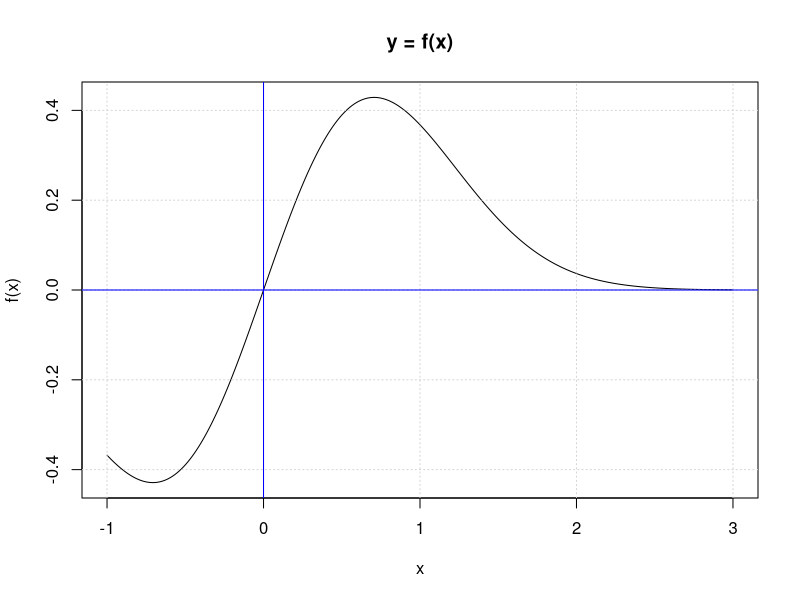
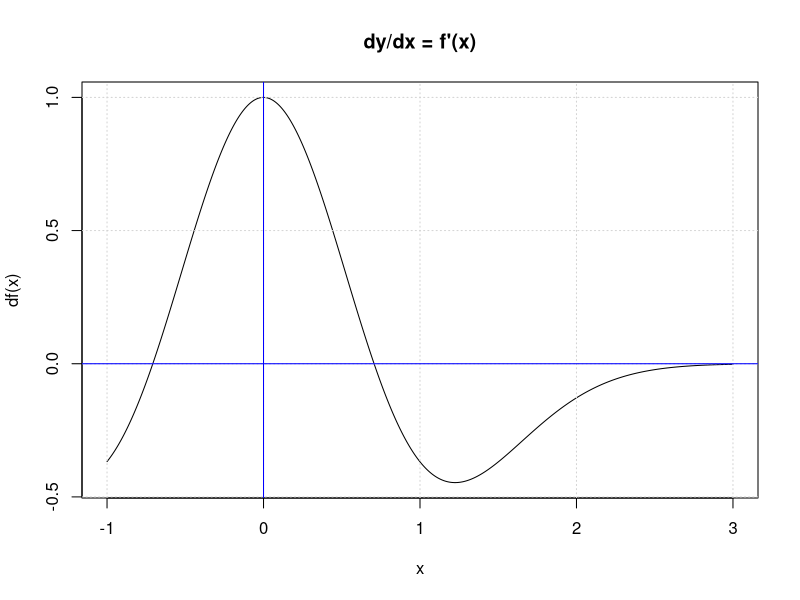
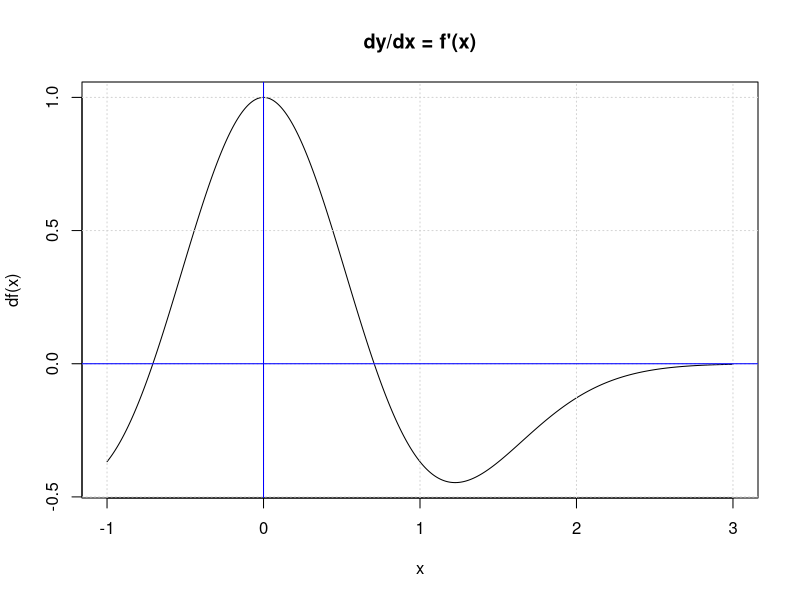
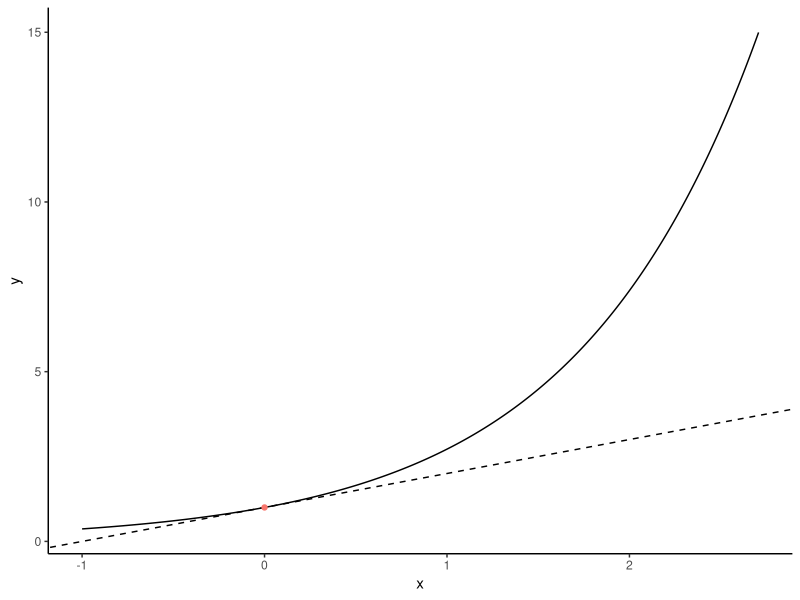
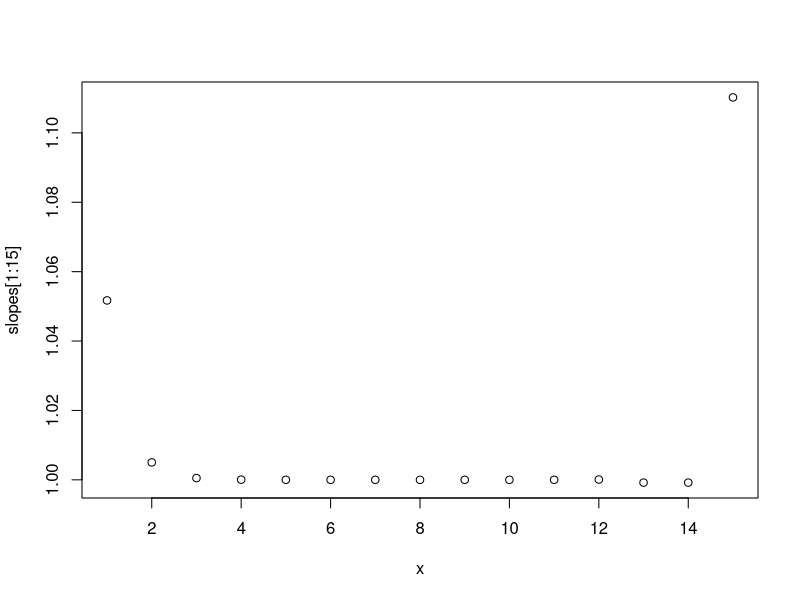
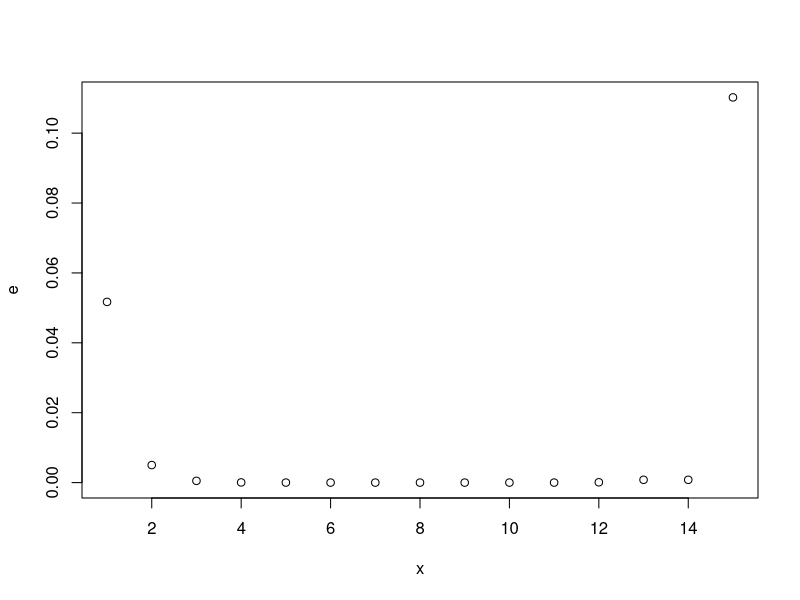
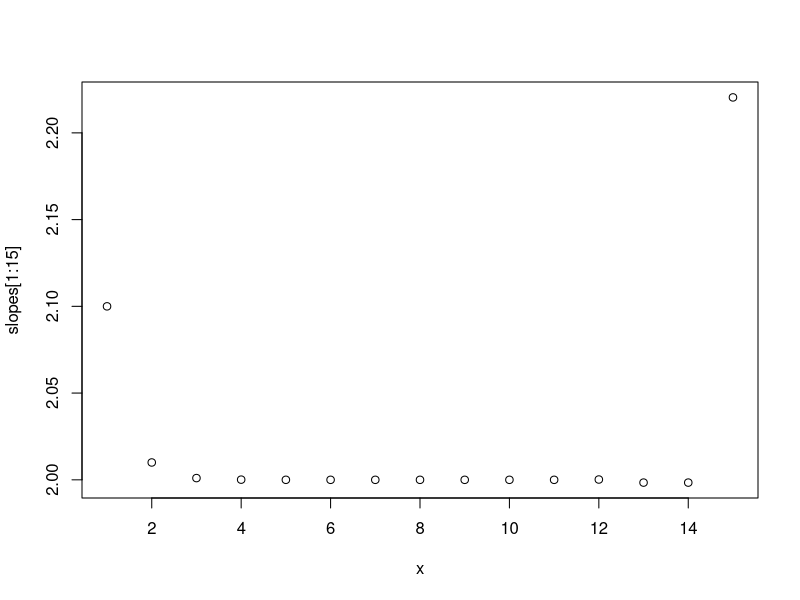
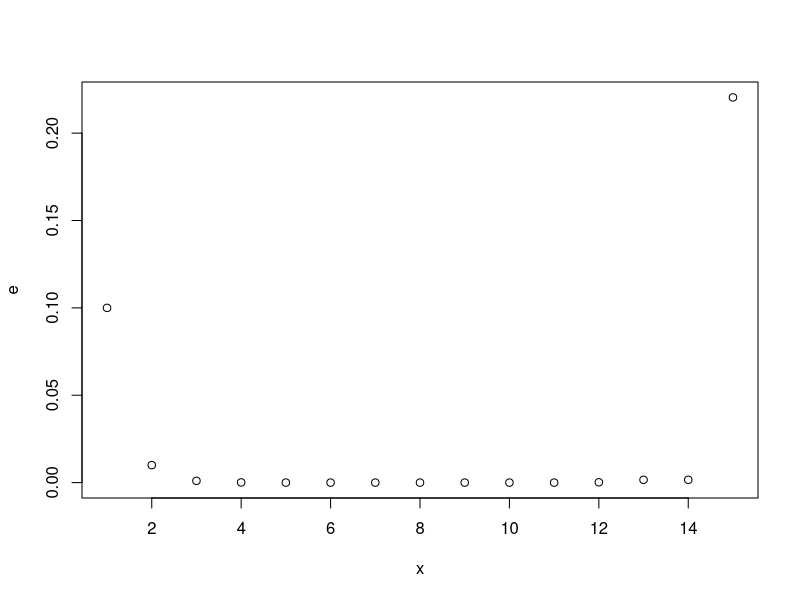

Recreate these plots in R, in order.
## ---- chunk 1
D<-function(f,delta=.001) {
  fun=function(x){
  (f(x+delta)-f(x))/delta
  }
  return(fun)
}
f = function(x) {x*exp(-x^2)}
df = D(f)

x = seq(-1,3,length=1000)

plot(x,f(x),type='l',main="y = f(x)")
grid()
abline(0,0,col='blue')
abline(v=0,col='blue')
plot(x,df(x),type='l',main="dy/dx = f'(x)")
grid()
abline(0,0,col='blue')
abline(v=0,col='blue')
## ---- chunk 2
library(Deriv)
df = Deriv(f)

plot(x,df(x),type='l',main="dy/dx = f'(x)")
grid()
abline(0,0,col='blue')
abline(v=0,col='blue')
## ---- chunk 3
Newton=function(f,x,max.its=50){
  res=x
  df=D(f)
  while (max.its>0) {
    x<-x-f(x)/df(x)
    res=c(res,x)
    max.its<-max.its-1
  }
  return(res)
}
options(digits = 12)
f=function(x) (cos(x))^2+sin(x)-1
Newton(f,4.25)
## ---- chunk 4
f = function(x) {exp(x)}
df = D(f)

x = seq(-1,3,length=1000)

y<-f(x)  
d_point<-data.frame(x,y)

x0<-0
y0<-f(0) #（0, 1）
k<-df(x0) # slope
b<-y0-k*x0  # intersecpt

library(ggplot2) 
p<-ggplot(subset(d_point,y<=15),aes(x,y))+
  theme_classic()+
  theme(legend.position="none")
p+geom_line()+geom_abline(intercept=b, slope=k,linetype=2)+geom_point(data=data.frame(x=0,y=1),aes(colour="red"))
## ---- chunk 5
f = function(x) {exp(x)}

slopes=function(f,x){
  df=D(f,delta = 10^-(1:20))
  return(df(x))
}

options(digits = 20)
(slopes=slopes(f,0))  # slope should be 1
x=c(1:15)
plot(x,slopes[1:15])
(e=abs((slopes[1:15]-1)))
plot(x,e)
min(e)

## ---- chunk 6
f = function(x) {x^2}

slopes=function(f,x){
  df=D(f,delta = 10^-(1:20))
  return(df(x))
}

options(digits = 20)
(slopes=slopes(f,1))  # slope should be 2
x=c(1:15)
plot(x,slopes[1:15])
(e=abs(slopes[1:15]-2))
plot(x,e)
min(e)
## ---- chunk 7
D2<-function(f,delta=.001) {
  fun=function(x){
  (f(x+delta)-f(x-delta))/(2*delta)
  }
  return(fun)
}

f = function(x) {x^2}

slopes=function(f,x){
  df=D2(f,delta = 10^-(1:20))
  return(df(x))
}

options(digits = 20)
(slopes=slopes(f,1))  # slope should be 2
x=c(1:16)
plot(x,slopes[1:16])
(e=abs(slopes[1:16]-2))
plot(x,e)
min(e)
## ---- chunk 8
f = function(x) {exp(x)}

slopes=function(f,x){
  df=D2(f,delta = 10^-(1:20))
  return(df(x))
}

options(digits = 20)
(slopes=slopes(f,0))  # slope should be 1
x=c(1:15)
plot(x,slopes[1:15])
(e=abs((slopes[1:15]-1)))
plot(x,e)
min(e)
